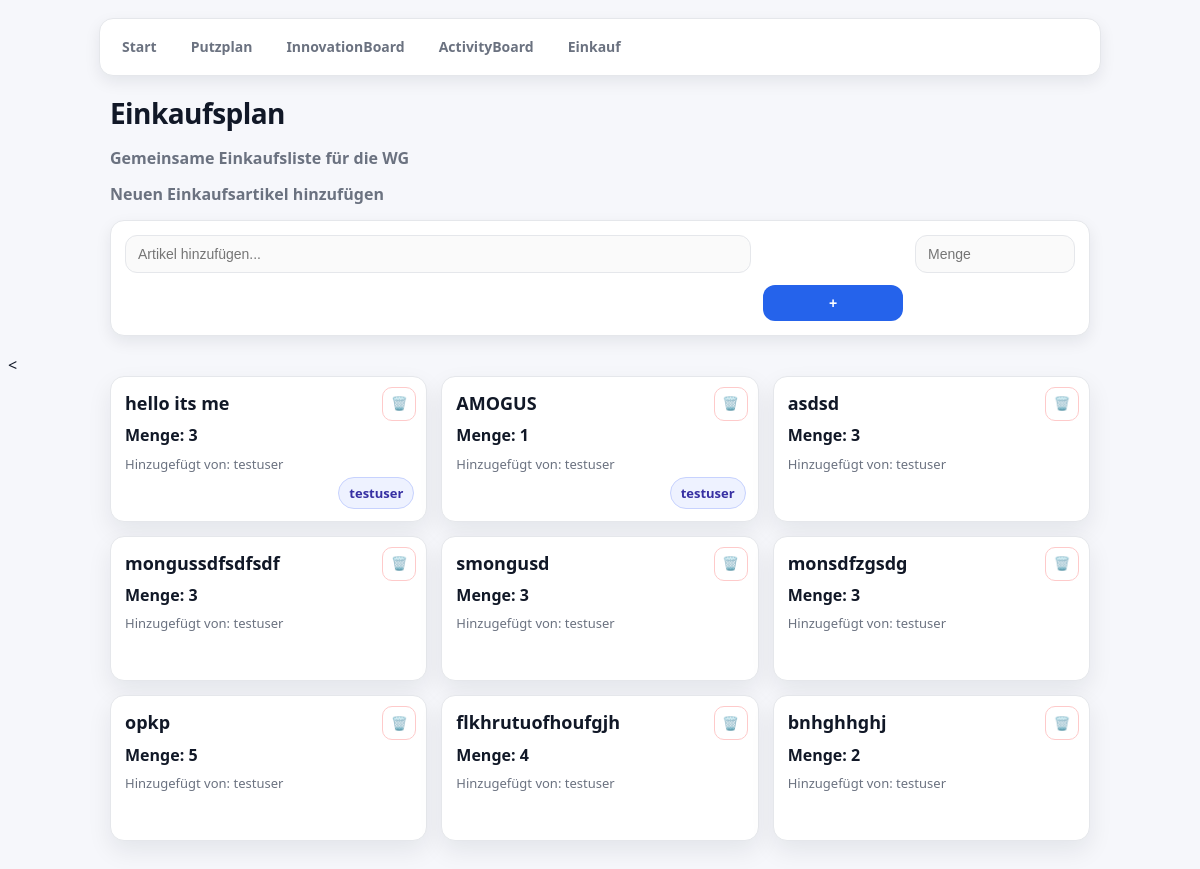
The app's page /einkaufsplan/ (signed in), older data.
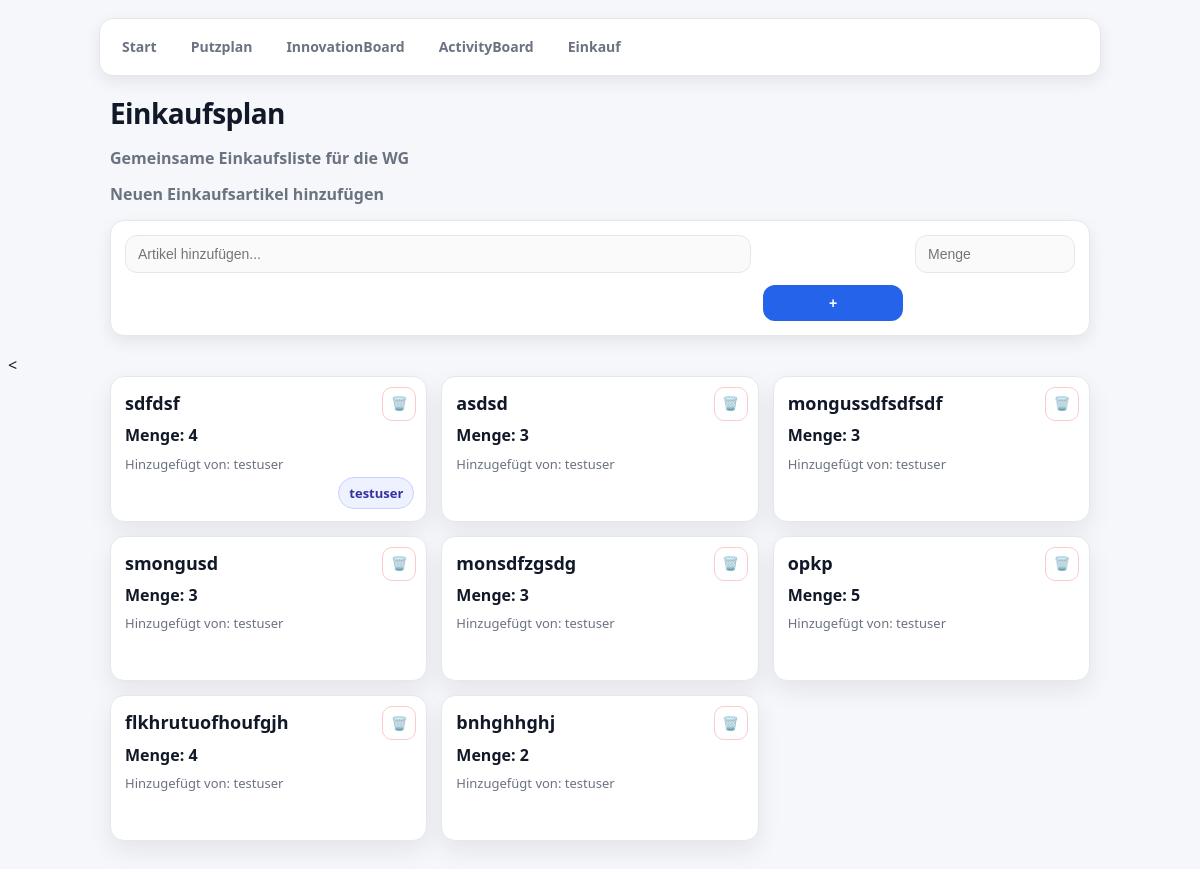
The same page, newer data.
### db.py (models this page shows)
class ShoppingItem(db.Model):
    __tablename__ = 'SHOPPING_ITEM'
    item_id = db.Column(db.Integer, primary_key=True, index=True)
    wg_id = db.Column(db.Integer, db.ForeignKey('WG.wg_id'), nullable=False)
    added_by = db.Column(db.Integer, db.ForeignKey('USER.user_id'), nullable=False)
    assigned_to = db.Column(db.Integer, db.ForeignKey('USER.user_id'), nullable=True)
    name = db.Column(db.String, nullable=False)
    quantity = db.Column(db.String)
    wg = db.relationship('Wg', back_populates='shopping_items')
    added_by_user = db.relationship('User', foreign_keys=[added_by], back_populates='added_items')
    assigned_to_user = db.relationship('User', foreign_keys=[assigned_to], back_populates='assigned_items')

class User(db.Model):
    __tablename__ = 'USER'
    user_id = db.Column(db.Integer, primary_key=True, index=True, unique=True)
    username = db.Column(db.String, nullable=False, unique=True)
    password_hash = db.Column(db.String, nullable=False, unique=True)
    email = db.Column(db.String, nullable=False, unique=True)
    role = db.Column(db.String, nullable=False)
    wg_id = db.Column(db.Integer, db.ForeignKey('WG.wg_id'), nullable=True)
    wg = db.relationship('Wg', back_populates='users')
    cleaning_tasks = db.relationship('CleaningTask', back_populates='assigned_user')
    activities_created = db.relationship('Activity', back_populates='creator')
    ideas = db.relationship('Idea', back_populates='creator',foreign_keys='Idea.created_by')
    idea_comments = db.relationship('Idea_Comment', back_populates='user')
    idea_likes = db.relationship('Idea_Like', back_populates='user')
    added_items = db.relationship('ShoppingItem', foreign_keys='ShoppingItem.added_by', back_populates='added_by_user')
    assigned_items = db.relationship('ShoppingItem', foreign_keys='ShoppingItem.assigned_to', back_populates='assigned_to_user')
    joined_activities = db.relationship(
        "Activity",
        secondary=activity_participants,
        back_populates="participants"
    )  #joined_activities

### app.py (the view, shortened to what this page needs)
@app.route("/einkaufsplan/", methods=["GET", "POST"])
def einkaufsplan():
    if 'user_id' not in session:
        return redirect(url_for('login'))
    form = EinkaufsplanForm()
    user_id = session.get("user_id")
    current_user = User.query.get(user_id) if user_id else None
    if not current_user:
        current_user = User.query.filter_by(username="testuser").first()
    if not current_user:
        flash("Testuser fehlt. Bitte einmal anlegen (username='testuser', wg_id=1).", "error")
        return render_template("einkaufsplan.html", form=form, shopping_items=[])
    wg_id = current_user.wg_id or 1
    shopping_items = (ShoppingItem.query
        .filter_by(wg_id=wg_id)
        .options(
            joinedload(ShoppingItem.assigned_to_user),
            joinedload(ShoppingItem.added_by_user)
        )
        .order_by(ShoppingItem.item_id.desc())
        .all()
    )
    return render_template("einkaufsplan.html", form=form, shopping_items=shopping_items)

### docs/forms.py
class EinkaufsplanForm(FlaskForm):
    item = StringField(validators=[InputRequired(), Length(min=1, max=100)], render_kw={"placeholder": "Artikel hinzufügen..."})
    quantity = IntegerField(validators=[InputRequired()], render_kw={"placeholder": "Menge"})
    submit = SubmitField('+')

### templates/einkaufsplan.html (shortened to what this page needs)
<nav>
  <a href="{{ url_for('dashboard') }}">Start</a>
  <a href="{{ url_for('putzplan') }}">Putzplan</a>
  <a href="{{ url_for('innovation_board') }}">InnovationBoard</a>
  <a href="{{ url_for('activity_board') }}">ActivityBoard</a>
  <a href="{{ url_for('einkaufsplan') }}">Einkauf</a>
</nav>
<h1>Einkaufsplan</h1>
<h2>Gemeinsame Einkaufsliste für die WG</h2>
<h2>Neuen Einkaufsartikel hinzufügen</h2>
<form method = "POST" action="{{ url_for('einkaufsplan') }}" >
    <div class="item-forms">
        {{ form.item(size=32) }}<br>
        {{ form.quantity() }}<br>
        <div class = "submit-btn">
            {{ form.submit() }}
        </div>
    </div>
</form>
<
<div class="shopping-list">
  {% for item in shopping_items %}
    <div class="shopping-item-card">
        <form method="POST" action="{{ url_for('delete_shopping_item', item_id=item.item_id) }}" class="delete-form">
            <button type="submit" class="delete-btn"
                onclick="return confirm('Einkaufsartikel wirklich löschen?');">🗑️
            </button>
        </form>
      <h3 class="mb-1">{{ item.name }}</h3>
      <p class="item-quantity mb-2">Menge: {{ item.quantity }}</p>
      <small class="text-muted">
        Hinzugefügt von:
        {% if item.added_by_user %}
          {{ item.added_by_user.username }}
        {% else %}
          {{ item.added_by }}
        {% endif %}
      </small>
        <br>
        {% if item.assigned_to_user %}
        <small class = "assigned-to">{{ item.assigned_to_user.username }}</small>
        {% endif %}
    </div>
  {% else %}
    <p>Noch keine Einkäufe eingetragen.</p>
  {% endfor %}
</div>

### templates/einkaufsplan.html (style rules this page uses)
nav { display:flex; gap:10px; flex-wrap: wrap; margin: 18px auto 18px; max-width: 980px; padding: 10px; background: var(--surface); border: 1px solid var(--border); border-radius: var(--radius); box-shadow: var(--shadow-sm); }
nav a { text-decoration:none; color: var(--muted); padding: 8px 12px; border-radius: 10px; transition: 0.15s ease; font-weight: 600; font-size: 14px; }
h1, h2 { max-width: 980px; margin: 14px auto; padding: 0 6px; }
h1 { font-size: 28px; letter-spacing: -0.02em; }
h2 { font-size: 16px; color: var(--muted); font-weight: 600; }
form { max-width: 980px; margin: 0 auto; padding: 0 6px; }
.item-forms { display: grid; grid-template-columns: 1fr 140px 160px; gap: 12px; align-items: end; background: var(--surface); border: 1px solid var(--border); border-radius: var(--radius); padding: 14px; box-shadow: var(--shadow-sm); margin-bottom: 18px; }
.item-forms input[type="text"], .item-forms input[type="number"], .item-forms input, .item-forms select { width: 100%; padding: 10px 12px; border-radius: 12px; border: 1px solid var(--border); background: #fafafa; outline: none; font-size: 14px; transition: 0.15s ease; }
.item-forms input[type="submit"], .item-forms button[type="submit"] { width: 100%; padding: 10px 12px; border-radius: 12px; border: 0; background: var(--primary); color: #fff; font-weight: 700; cursor: pointer; transition: 0.15s ease; }
.shopping-list { max-width: 980px; margin: 0 auto; padding: 0 6px 30px; display:grid; grid-template-columns: repeat(auto-fit, minmax(280px, 1fr)); gap: 14px; }
.shopping-item-card { position: relative; background: var(--surface); border: 1px solid var(--border); border-radius: var(--radius); padding: 14px 14px 48px; box-shadow: var(--shadow); transition: 0.15s ease; }
.shopping-item-card h3 { margin: 0 0 8px; font-size: 18px; padding-right: 44px; }
.item-quantity { margin: 0 0 8px; font-weight: 700; color: var(--text); }
.text-muted { color: var(--muted); font-size: 13px; }
.delete-btn { position:absolute; top: 10px; right: 10px; width: 34px; height: 34px; border-radius: 10px; border: 1px solid #fecaca; background: #fff; cursor: pointer; display:flex; align-items:center; justify-content:center; transition: 0.15s ease; }
.assigned-to { position:absolute; bottom: 12px; right: 12px; padding: 6px 10px; border-radius: 999px; background: #eef2ff; color: #3730a3; font-weight: 700; font-size: 13px; border: 1px solid #c7d2fe; max-width: 75%; white-space: nowrap; overflow: hidden; text-overflow: ellipsis; }

Row changes from the older to the newer data that the page shows:
removed ShoppingItem: name "hello its me", quantity "3", added_by_user.username "testuser", assigned_to_user.username "testuser"
changed ShoppingItem: name "AMOGUS" → "sdfdsf"; quantity "1" → "4"
